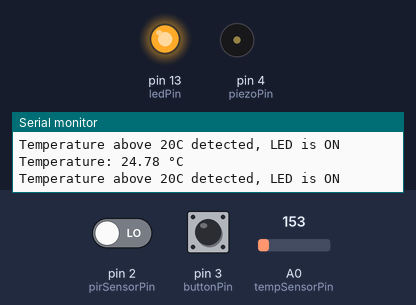
A sketch run on a simulated Arduino Uno, built with avr-gcc and run on an emulated ATmega328P. Parts: output pins drawn as LEDs (lit = HIGH), buzzer (waves = sounding, pin HIGH), the last lines printed to the serial monitor. The inputs (shaded band) are chosen by the test bench; at power-on: A0 (tempSensorPin) = 153, pin 3 (buttonPin) HIGH, pin 2 (pirSensorPin) LOW.

Above: at 1.8 s.
1.9 s: A0 (tempSensorPin) set to 136
At 2.7 s:
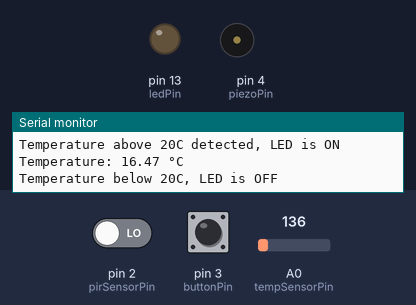
3.5 s: pin 3 (buttonPin) pulled LOW for 1.2 s
At 4.5 s:
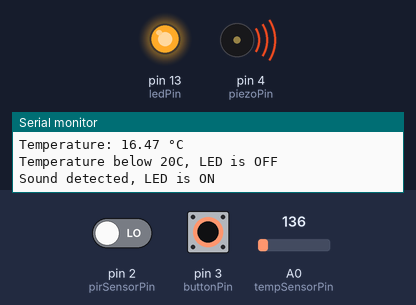
6.2 s: pin 2 (pirSensorPin) driven HIGH
At 8.3 s:
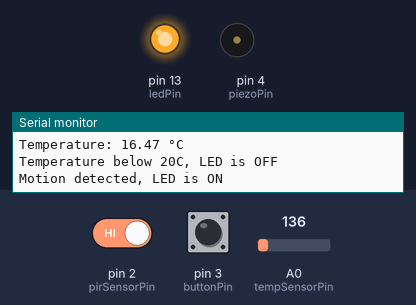
9.6 s: pin 2 (pirSensorPin) driven LOW
At 11.1 s:
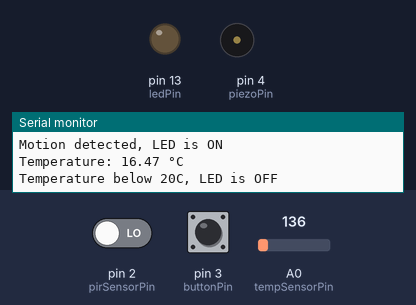
11.6 s: pin 3 (buttonPin) pulled LOW for 3.2 s
At 12.0 s:
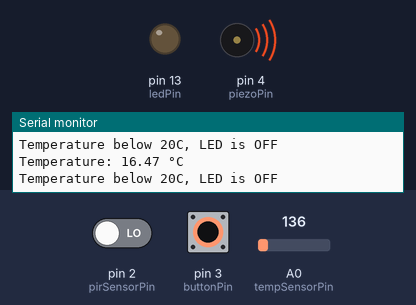
Timing chart, 0 to 16.7 s (numbered marks = the images above; inputs shaded):
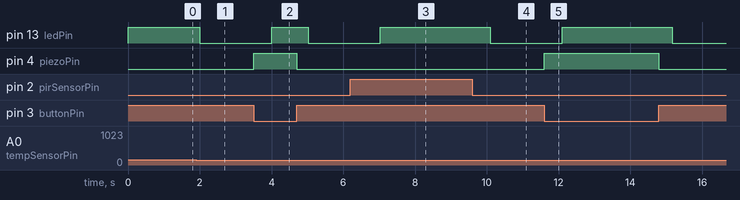

The sketch:

Task1.4D.ino
```cpp
// Multiple-Inputs Interrupt-driven Program with Button-Controlled Piezo

const int pirSensorPin = 2; // Pin for the PIR sensor
const int buttonPin = 3; // Pin for the button
const int piezoPin = 4; // Pin for the piezo
const int tempSensorPin = A0; // Analog pin for the TMP36 temperature sensor
const int ledPin = LED_BUILTIN; // Built-in LED pin
volatile bool motionDetected = false; // Volatile variable to store motion detection state
volatile bool soundDetected = false; // Volatile variable to store sound detection state

void setup() {
  pinMode(pirSensorPin, INPUT); // Set PIR sensor pin as input
  pinMode(buttonPin, INPUT_PULLUP); // Set button pin as input with pull-up resistor
  pinMode(piezoPin, OUTPUT); // Set piezo pin as output
  pinMode(tempSensorPin, INPUT); // Set temperature sensor pin as input
  pinMode(ledPin, OUTPUT); // Set LED pin as output
  Serial.begin(9600); // Start serial communication

  // Attach interrupts to the sensor pins
  attachInterrupt(digitalPinToInterrupt(pirSensorPin), motionISR, CHANGE);
  attachInterrupt(digitalPinToInterrupt(buttonPin), soundISR, CHANGE);
}

void loop() {
  // Read temperature sensor
  int tempReading = analogRead(tempSensorPin);
  float voltage = tempReading * (5.0 / 1023.0); // Convert analog reading to voltage
  float temperatureC = (voltage - 0.5) * 100.0; // Convert voltage to temperature in Celsius for TMP36

  // Print temperature to Serial Monitor
  Serial.print("Temperature: ");
  Serial.print(temperatureC);
  Serial.println(" °C");

  // Check if temperature is above 20°C
  if (temperatureC > 20) {
    digitalWrite(ledPin, HIGH); // Turn on LED
    Serial.println("Temperature above 20C detected, LED is ON");
  } else {
    digitalWrite(ledPin, LOW); // Turn off LED
    Serial.println("Temperature below 20C, LED is OFF");
  }

  // Check if motion or sound is detected
  if (motionDetected) {
    digitalWrite(ledPin, HIGH); // Turn on LED
    Serial.println("Motion detected, LED is ON");
  } else if (soundDetected) {
    digitalWrite(ledPin, HIGH); // Turn on LED
    Serial.println("Sound detected, LED is ON");
  }

  delay(1000); // Wait for a second before next check
}

// Interrupt Service Routine (ISR) for motion detection
void motionISR() {
  motionDetected = digitalRead(pirSensorPin) == HIGH;
}

// Interrupt Service Routine (ISR) for sound detection
void soundISR() {
  soundDetected = digitalRead(buttonPin) == LOW;
  digitalWrite(piezoPin, soundDetected ? HIGH : LOW); // Control the piezo based on button state
}
```

Measured:
- the behaviour switches between 144 and 143 on A0 (tempSensorPin) (found by bisection; images 0 and 1)
- after the input at 1.9 s, pin 13 (ledPin): HIGH → LOW after 0.11 s
- after the input at 3.5 s, pin 13 (ledPin): LOW → HIGH after 0.51 s, → LOW 1.0 s later; pin 4 (piezoPin): LOW → HIGH at once, → LOW 1.2 s later
- after the input at 6.2 s, pin 13 (ledPin): LOW → HIGH after 0.83 s
- after the input at 9.6 s, pin 13 (ledPin): HIGH → LOW after 0.50 s
- after the input at 11.6 s, pin 13 (ledPin): LOW → HIGH after 0.50 s, → LOW 3.1 s later; pin 4 (piezoPin): LOW → HIGH at once, → LOW 3.2 s later
